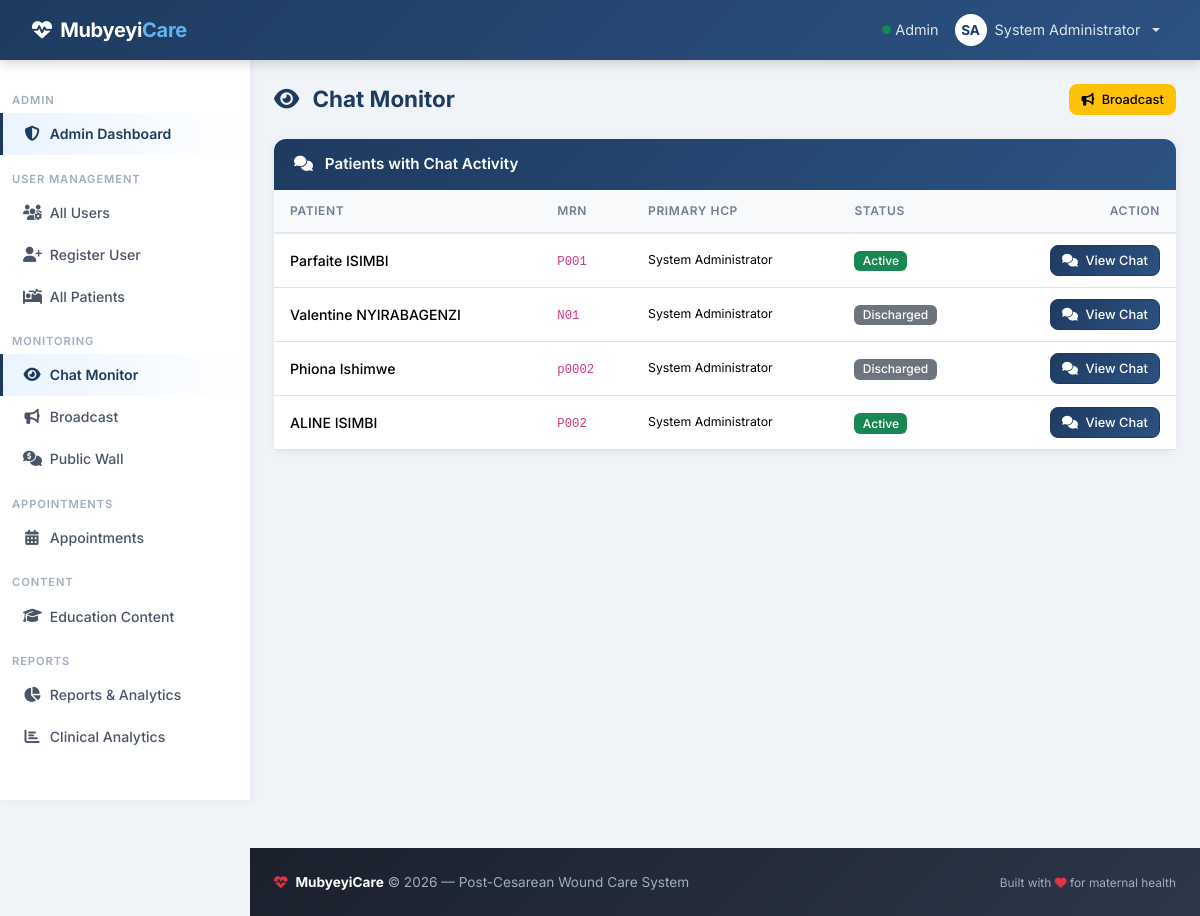
The app's page /admin/chats (signed in) with its own data.
### models.py (models this page shows, shortened)
class User(UserMixin, db.Model):
    id = db.Column(db.Integer, primary_key=True)
    username = db.Column(db.String(80), unique=True, nullable=False)
    email = db.Column(db.String(120), unique=True, nullable=False)
    password_hash = db.Column(db.String(255), nullable=False)
    first_name = db.Column(db.String(100), nullable=False)
    last_name = db.Column(db.String(100), nullable=False)
    role = db.Column(db.Enum(UserRole), default=UserRole.PATIENT, nullable=False)
    phone = db.Column(db.String(20))
    location = db.Column(db.String(200))   # CHW service area (e.g. "Gasabo/Kinyinya")
    is_active = db.Column(db.Boolean, default=True)
    created_at = db.Column(db.DateTime, default=datetime.utcnow)
    patients = db.relationship('Patient', backref='primary_doctor', lazy='dynamic', foreign_keys='Patient.primary_doctor_id')
    follow_ups = db.relationship('FollowUp', backref='created_by', lazy='dynamic')
    sent_messages = db.relationship('Message', backref='sender', lazy='dynamic', foreign_keys='Message.sender_id')
    def get_full_name(self):
        return f"{self.first_name} {self.last_name}"

class Patient(db.Model):
    id = db.Column(db.Integer, primary_key=True)
    mrn = db.Column(db.String(50), unique=True, nullable=False)  # Medical Record Number
    first_name = db.Column(db.String(100), nullable=False)
    last_name = db.Column(db.String(100), nullable=False)
    date_of_birth = db.Column(db.Date, nullable=False)
    gender = db.Column(db.String(10), nullable=False)
    phone = db.Column(db.String(20), nullable=False)
    email = db.Column(db.String(120))
    surgery_date = db.Column(db.Date, nullable=False)
    surgery_type = db.Column(db.String(100))  # e.g., "Primary Cesarean", "VBAC attempt"
    surgeon_name = db.Column(db.String(100))
    incision_type = db.Column(db.String(50))  # e.g., "Pfannenstiel", "Classical"
    location = db.Column(db.String(200))   # e.g. "Gasabo/Kinyinya"
    primary_doctor_id = db.Column(db.Integer, db.ForeignKey('user.id'), nullable=False)
    user_id = db.Column(db.Integer, db.ForeignKey('user.id'))
    admission_date = db.Column(db.DateTime, default=datetime.utcnow)
    discharge_date = db.Column(db.DateTime)
    expected_follow_up_end_date = db.Column(db.Date)
    is_active = db.Column(db.Boolean, default=True)
    created_at = db.Column(db.DateTime, default=datetime.utcnow)
    updated_at = db.Column(db.DateTime, default=datetime.utcnow, onupdate=datetime.utcnow)
    follow_ups = db.relationship('FollowUp', backref='patient', lazy='dynamic', cascade='all, delete-orphan')
    wound_assessments = db.relationship('WoundAssessment', backref='patient', lazy='dynamic', cascade='all, delete-orphan')
    medications = db.relationship('MedicationLog', backref='patient', lazy='dynamic', cascade='all, delete-orphan')
    messages = db.relationship('Message', backref='patient', lazy='dynamic', cascade='all, delete-orphan')
    user = db.relationship('User', backref='patient_profile', foreign_keys=[user_id], uselist=False)
    def get_full_name(self):
        return f"{self.first_name} {self.last_name}"

### routes/admin.py (the view)
@admin_bp.route('/chats')
@login_required
@admin_required
def chat_monitor():
    patients_with_chats = (Patient.query
                           .join(Message, Message.patient_id == Patient.id)
                           .group_by(Patient.id)
                           .order_by(func.max(Message.created_at).desc())
                           .all())
    return render_template('admin/chat_monitor.html', patients=patients_with_chats)

### routes/auth.py (called while the page is built)
def admin_required(f):
    @wraps(f)
    def decorated_function(*args, **kwargs):
        if not current_user.is_authenticated or current_user.role != UserRole.ADMIN:
            flash('Admin access required.', 'error')
            return redirect(url_for('dashboard.index'))
        return f(*args, **kwargs)
    return decorated_function

### templates/admin/chat_monitor.html (shortened to what this page needs)
{% extends "base.html" %}
{% block content %}
<div class="page-header" data-aos="fade-down">
    <h2><i class="fas fa-eye me-2"></i> Chat Monitor</h2>
    <a href="{{ url_for('admin.broadcast') }}" class="btn btn-warning btn-sm"><i class="fas fa-bullhorn me-1"></i> Broadcast</a>
</div>
<div class="card" data-aos="fade-up">
    <div class="card-header bg-primary text-white">
        <i class="fas fa-comments me-2"></i> Patients with Chat Activity
    </div>
    <div class="card-body p-0">
        <div class="table-responsive">
            <table class="table table-hover mb-0">
                <thead class="table-light">
                    <tr><th>Patient</th><th>MRN</th><th>Primary HCP</th><th>Status</th><th class="text-end">Action</th></tr>
                </thead>
                <tbody>
                    {% for p in patients %}
                    <tr>
                        <td class="fw-medium">{{ p.get_full_name() }}</td>
                        <td><code>{{ p.mrn }}</code></td>
                        <td class="small">{{ p.primary_doctor.get_full_name() }}</td>
                        <td><span class="badge bg-{{ 'success' if p.is_active else 'secondary' }}">{{ 'Active' if p.is_active else 'Discharged' }}</span></td>
                        <td class="text-end">
                            <a href="{{ url_for('admin.view_patient_chat', patient_id=p.id) }}"
                               class="btn btn-sm btn-primary"><i class="fas fa-comments me-1"></i> View Chat</a>
                        </td>
                    </tr>
                    {% else %}
                    <tr><td colspan="5" class="text-center text-muted py-4">No chat activity yet.</td></tr>
                    {% endfor %}
                </tbody>
            </table>
        </div>
    </div>
</div>
{% endblock %}

### templates/base.html (shortened to what this page needs)
<!DOCTYPE html>
<html lang="en">
<head>
    <link href="https://cdn.jsdelivr.net/npm/bootstrap@5.3.3/dist/css/bootstrap.min.css" rel="stylesheet">
    <link rel="stylesheet" href="https://cdnjs.cloudflare.com/ajax/libs/font-awesome/6.5.0/css/all.min.css">
    <link href="https://unpkg.com/aos@2.3.4/dist/aos.css" rel="stylesheet">
</head>
<body>
<nav class="navbar navbar-dark navbar-expand-lg fixed-top">
    <div class="container-fluid">
        <a class="navbar-brand" href="/">
            <i class="fas fa-heart-pulse me-1"></i> Mubyeyi<span>Care</span>
        </a>
        <div class="collapse navbar-collapse" id="navbarNav">
            <ul class="navbar-nav ms-auto align-items-center">
                {% if current_user.is_authenticated %}
                <li class="nav-item">
                    <span class="nav-link text-white-50 small d-none d-lg-inline">
                        <i class="fas fa-circle text-success" style="font-size:.55rem;vertical-align:middle;"></i>
                        {{ current_user.role.value.capitalize() }}
                    </span>
                </li>
                <li class="nav-item dropdown">
                    <a class="nav-link dropdown-toggle d-flex align-items-center gap-2" href="#"
                       id="userDropdown" role="button" data-bs-toggle="dropdown" aria-expanded="false">
                        <span class="rounded-circle bg-white d-inline-flex align-items-center justify-content-center"
                              style="width:32px;height:32px;color:var(--primary);font-size:.85rem;font-weight:700;">
                            {{ current_user.first_name[0] | upper }}{{ current_user.last_name[0] | upper }}
                        </span>
                        <span class="d-none d-sm-inline">{{ current_user.get_full_name() }}</span>
                    </a>
                </li>
                {% endif %}
            </ul>
        </div>
    </div>
</nav>
{% if current_user.is_authenticated %}
<aside class="sidebar d-none d-lg-flex flex-column">
    <nav class="nav flex-column">
        {% if current_user.role.value in ['patient', 'mother'] %}
        <span class="sidebar-section">My Care</span>
        <a class="nav-link" href="{{ url_for('dashboard.index') }}"><i class="fas fa-house-medical"></i> My Dashboard</a>
        <span class="sidebar-section">Alerts &amp; Appointments</span>
        <a class="nav-link" href="{{ url_for('appointments.my_appointments') }}"><i class="fas fa-calendar-check"></i> My Appointments</a>
        <a class="nav-link" href="{{ url_for('appointments.request_appointment') }}"><i class="fas fa-calendar-plus"></i> Request Appointment</a>
        <span class="sidebar-section">Communication</span>
        <a class="nav-link" href="{{ url_for('chat.patient_self_chat') }}"><i class="fas fa-comments"></i> Chat with Provider</a>
        <a class="nav-link" href="{{ url_for('wall.index') }}"><i class="fas fa-comments-dollar"></i> Public Wall</a>
        <span class="sidebar-section">Wound Care</span>
        <a class="nav-link" href="{{ url_for('dashboard.health_education') }}"><i class="fas fa-book-medical"></i> Wound Care Guide</a>
        {% elif current_user.role.value == 'admin' %}
        <span class="sidebar-section">Admin</span>
        <a class="nav-link" href="{{ url_for('admin.dashboard') }}"><i class="fas fa-shield-halved"></i> Admin Dashboard</a>
        <span class="sidebar-section">User Management</span>
        <a class="nav-link" href="{{ url_for('admin.users') }}"><i class="fas fa-users-gear"></i> All Users</a>
        <a class="nav-link" href="{{ url_for('auth.register') }}"><i class="fas fa-user-plus"></i> Register User</a>
        <a class="nav-link" href="{{ url_for('admin.patients') }}"><i class="fas fa-bed-pulse"></i> All Patients</a>
        <span class="sidebar-section">Monitoring</span>
        <a class="nav-link" href="{{ url_for('admin.chat_monitor') }}"><i class="fas fa-eye"></i> Chat Monitor</a>
        <a class="nav-link" href="{{ url_for('admin.broadcast') }}"><i class="fas fa-bullhorn"></i> Broadcast</a>
        <a class="nav-link" href="{{ url_for('wall.index') }}"><i class="fas fa-comments-dollar"></i> Public Wall</a>
        <span class="sidebar-section">Appointments</span>
        <a class="nav-link" href="{{ url_for('admin.appointments') }}"><i class="fas fa-calendar-days"></i> Appointments</a>
        <span class="sidebar-section">Content</span>
        <a class="nav-link" href="{{ url_for('admin.education') }}"><i class="fas fa-graduation-cap"></i> Education Content</a>
        <span class="sidebar-section">Reports</span>
        <a class="nav-link" href="{{ url_for('admin.reports') }}"><i class="fas fa-chart-pie"></i> Reports &amp; Analytics</a>
        <a class="nav-link" href="{{ url_for('dashboard.analytics') }}"><i class="fas fa-chart-bar"></i> Clinical Analytics</a>
        {% endif %}
    </nav>
</aside>
{% endif %}
<main class="main-content">
    <div class="container-fluid px-4">
        {% block content %}{% endblock %}
    </div>
</main>
<footer class="py-4 mt-5" style="margin-left: var(--sidebar-w);">
    <div class="container-fluid px-4">
        <div class="row align-items-center">
            <div class="col-md-6">
                <p class="mb-0">
                    <i class="fas fa-heart-pulse text-danger me-1"></i>
                    <strong class="text-white">MubyeyiCare</strong> &copy; 2026 &mdash; Post-Cesarean Wound Care System
                </p>
            </div>
            <div class="col-md-6 text-md-end mt-2 mt-md-0">
                <small>Built with <i class="fas fa-heart text-danger"></i> for maternal health</small>
            </div>
        </div>
    </div>
</footer>
</body>
</html>

### templates/base.html (style rules this page uses)
:root { --primary: #1e3a5f; --primary-light: #2c5282; --accent: #e74c3c; --success: #27ae60; --info: #3498db; --warning: #f39c12; --sidebar-w: 250px; --nav-h: 60px; --radius: 12px; --shadow-sm: 0 2px 8px rgba(0,0,0,.08); --shadow-md: 0 6px 24px rgba(0,0,0,.12); --transition: .2s ease; }
*, *::before, *::after { box-sizing: border-box; }
html { scroll-behavior: smooth; }
body { font-family: 'Inter', 'Segoe UI', sans-serif; background: #f0f4f8; color: #2d3748; font-size: .95rem; }
.navbar { background: linear-gradient(135deg, var(--primary) 0%, var(--primary-light) 100%); height: var(--nav-h); box-shadow: 0 2px 12px rgba(0,0,0,.2); padding: 0 1.25rem; }
.navbar-brand { font-weight: 700; font-size: 1.25rem; letter-spacing: -.3px; color: #fff !important; }
.navbar-brand span { color: #63b3ed; }
.navbar .nav-link { color: rgba(255,255,255,.85) !important; font-size: .9rem; }
.sidebar { background: #fff; width: var(--sidebar-w); height: calc(100vh - var(--nav-h)); position: fixed; top: var(--nav-h); left: 0; overflow-y: auto; box-shadow: 2px 0 8px rgba(0,0,0,.06); padding: 1rem 0 2rem; z-index: 900; }
.sidebar .sidebar-section { padding: .25rem .75rem; font-size: .7rem; font-weight: 600; text-transform: uppercase; letter-spacing: .08em; color: #a0aec0; margin-top: .75rem; }
.sidebar .nav-link { color: #4a5568 !important; padding: .65rem 1.25rem !important; border-left: 3px solid transparent; border-radius: 0 8px 8px 0; margin-right: .5rem; font-size: .88rem; font-weight: 500; display: flex; align-items: center; gap: .55rem; transition: all var(--transition); }
.sidebar .nav-link i { width: 18px; text-align: center; font-size: .95rem; }
.sidebar .nav-link:hover, .sidebar .nav-link.active { background: linear-gradient(90deg, #ebf4ff 0%, #fff 100%); border-left-color: var(--primary); color: var(--primary) !important; }
.sidebar .nav-link.active { font-weight: 600; }
.main-content { margin-left: var(--sidebar-w); padding-top: calc(var(--nav-h) + 1.5rem); min-height: 100vh; }
.card { border: none; border-radius: var(--radius); box-shadow: var(--shadow-sm); margin-bottom: 1.25rem; transition: box-shadow var(--transition), transform var(--transition); }
.card-header { border-radius: var(--radius) var(--radius) 0 0 !important; padding: .875rem 1.25rem; font-weight: 600; border-bottom: none; }
.card-header.bg-primary { background: linear-gradient(135deg, var(--primary) 0%, var(--primary-light) 100%) !important; }
.btn { border-radius: 8px; font-weight: 500; font-size: .88rem; padding: .45rem 1rem; transition: all var(--transition); }
.btn-primary { background: linear-gradient(135deg, var(--primary) 0%, var(--primary-light) 100%); border-color: var(--primary); }
.btn-sm { padding: .3rem .7rem; font-size: .8rem; }
.table { font-size: .88rem; }
.table thead th { font-weight: 600; text-transform: uppercase; font-size: .75rem; letter-spacing: .05em; color: #718096; border-bottom: 2px solid #e2e8f0; padding: .75rem 1rem; }
.table tbody td { padding: .7rem 1rem; vertical-align: middle; }
.table-hover tbody tr { transition: background var(--transition); }
.badge { border-radius: 6px; font-weight: 500; font-size: .75rem; padding: .35em .7em; }
.page-header { display: flex; align-items: center; justify-content: space-between; margin-bottom: 1.5rem; }
.page-header h2 { font-size: 1.4rem; font-weight: 700; color: var(--primary); margin: 0; }
.page-header h2 i { margin-right: .5rem; }
footer { background: linear-gradient(135deg, #1a202c 0%, #2d3748 100%); color: #a0aec0; font-size: .85rem; }

### records on screen
User: role.value "Admin", first_name "S", last_name "A", get_full_name "System Administrator"
Patient: get_full_name "Parfaite ISIMBI", mrn "P001", primary_doctor.get_full_name "System Administrator", is_active "Active"
Patient: get_full_name "Valentine NYIRABAGENZI", mrn "N01", primary_doctor.get_full_name "System Administrator", is_active "Discharged"
Patient: get_full_name "Phiona Ishimwe", mrn "p0002", primary_doctor.get_full_name "System Administrator", is_active "Discharged"
Patient: get_full_name "ALINE ISIMBI", mrn "P002", primary_doctor.get_full_name "System Administrator", is_active "Active"
